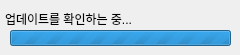
<?xml version="1.0" encoding="UTF-8"?>
<ui version="4.0">
 <class>Dialog</class>
 <widget class="QDialog" name="Dialog">
  <property name="geometry">
   <rect>
    <x>0</x>
    <y>0</y>
    <width>240</width>
    <height>55</height>
   </rect>
  </property>
  <property name="minimumSize">
   <size>
    <width>240</width>
    <height>55</height>
   </size>
  </property>
  <property name="maximumSize">
   <size>
    <width>240</width>
    <height>55</height>
   </size>
  </property>
  <property name="windowTitle">
   <string>업데이트 확인</string>
  </property>
  <property name="windowIcon">
   <iconset resource="../resources.qrc">
    <normaloff>:/icon/icon/iconSmall.png</normaloff>:/icon/icon/iconSmall.png</iconset>
  </property>
  <widget class="QLabel" name="label">
   <property name="geometry">
    <rect>
     <x>5</x>
     <y>10</y>
     <width>228</width>
     <height>41</height>
    </rect>
   </property>
   <property name="text">
    <string>업데이트를 확인하는 중...</string>
   </property>
   <property name="alignment">
    <set>Qt::AlignLeading|Qt::AlignLeft|Qt::AlignTop</set>
   </property>
   <property name="wordWrap">
    <bool>true</bool>
   </property>
  </widget>
  <widget class="QProgressBar" name="progressBar">
   <property name="geometry">
    <rect>
     <x>10</x>
     <y>30</y>
     <width>221</width>
     <height>16</height>
    </rect>
   </property>
   <property name="font">
    <font>
     <stylestrategy>PreferDefault</stylestrategy>
    </font>
   </property>
   <property name="mouseTracking">
    <bool>false</bool>
   </property>
   <property name="tabletTracking">
    <bool>false</bool>
   </property>
   <property name="acceptDrops">
    <bool>false</bool>
   </property>
   <property name="autoFillBackground">
    <bool>false</bool>
   </property>
   <property name="styleSheet">
    <string notr="true">color: rgb(0, 0, 0);</string>
   </property>
   <property name="minimum">
    <number>0</number>
   </property>
   <property name="maximum">
    <number>0</number>
   </property>
   <property name="value">
    <number>-1</number>
   </property>
   <property name="alignment">
    <set>Qt::AlignJustify|Qt::AlignVCenter</set>
   </property>
   <property name="textVisible">
    <bool>true</bool>
   </property>
   <property name="orientation">
    <enum>Qt::Horizontal</enum>
   </property>
   <property name="invertedAppearance">
    <bool>false</bool>
   </property>
   <property name="textDirection">
    <enum>QProgressBar::TopToBottom</enum>
   </property>
  </widget>
 </widget>
 <resources>
  <include location="../resources.qrc"/>
 </resources>
 <connections/>
</ui>
